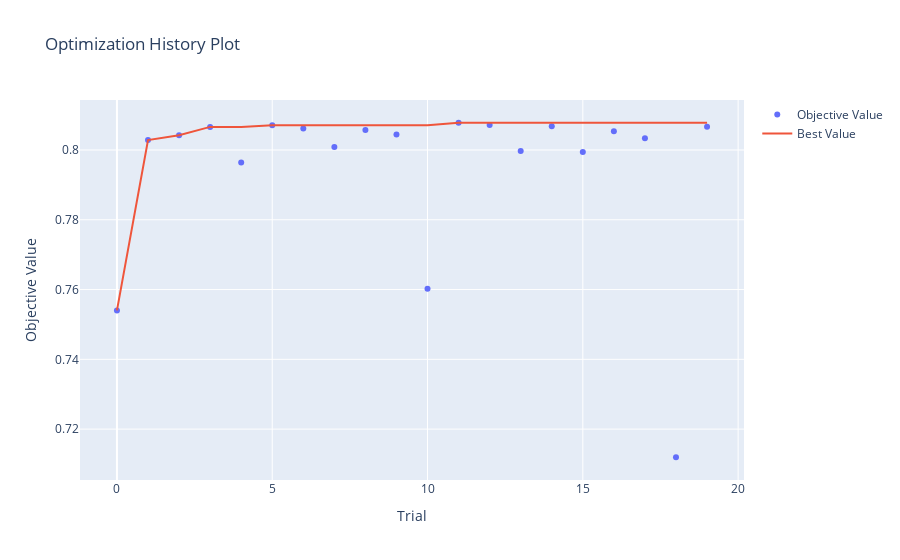

The notebook cell saved with this chart:
### Code cell
optuna.visualization.plot_optimization_history(study)

### Figure 1 — Plotly figure (JSON) as saved in the notebook; plotly's stock layout.template omitted (floating-point values rounded to 4 significant figures)
{"data": [{"mode": "markers", "name": "Objective Value", "type": "scatter", "x": [0, 1, 2, 3, 4, 5, 6, 7, 8, 9, 10, 11, 12, 13, 14, 15, 16, 17, 18, 19], "y": [0.754, 0.8028, 0.8042, 0.8066, 0.7964, 0.8071, 0.8062, 0.8009, 0.8057, 0.8044, 0.7602, 0.8078, 0.8072, 0.7997, 0.8068, 0.7994, 0.8054, 0.8034, 0.7119, 0.8067]}, {"mode": "lines", "name": "Best Value", "type": "scatter", "x": [0, 1, 2, 3, 4, 5, 6, 7, 8, 9, 10, 11, 12, 13, 14, 15, 16, 17, 18, 19], "y": [0.754, 0.8028, 0.8042, 0.8066, 0.8066, 0.8071, 0.8071, 0.8071, 0.8071, 0.8071, 0.8071, 0.8078, 0.8078, 0.8078, 0.8078, 0.8078, 0.8078, 0.8078, 0.8078, 0.8078]}, {"marker": {"color": "#cccccc"}, "mode": "markers", "name": "Infeasible Trial", "showlegend": false, "type": "scatter", "x": [], "y": []}], "layout": {"title": {"text": "Optimization History Plot"}, "xaxis": {"title": {"text": "Trial"}}, "yaxis": {"title": {"text": "Objective Value"}}}}
